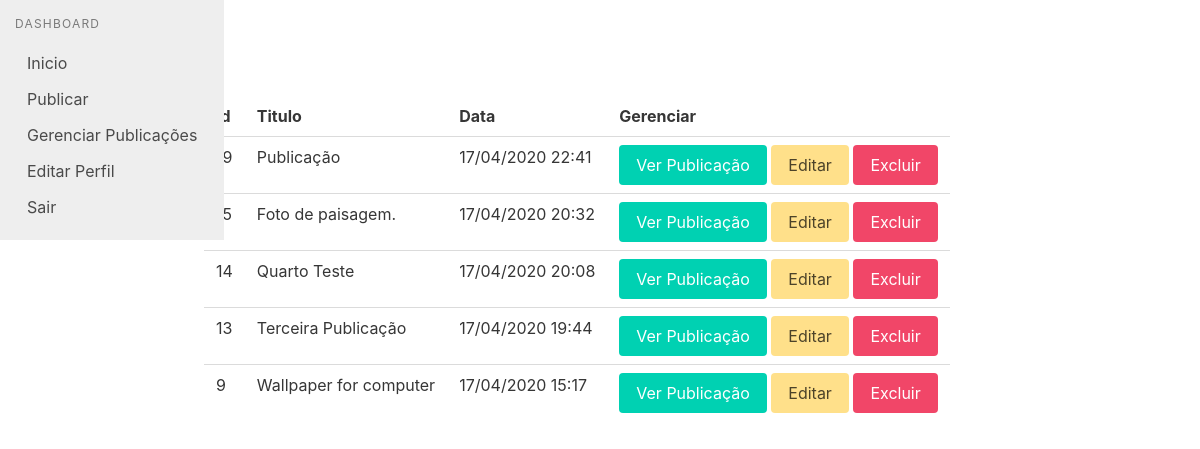
The app's page /admin/gerenciar-posts (signed in) with its own data.
### tables this page shows
CREATE TABLE `posts` (
  `id` int(20) NOT NULL,
  `id_postador` int(20) NOT NULL,
  `titulo` varchar(200) NOT NULL,
  `data` varchar(200) NOT NULL,
  `postagem` text NOT NULL,
  `visitas` int(200) NOT NULL,
  `curtidas` int(200) NOT NULL,
  `imagem` varchar(200) NOT NULL
);

### lib/settings.php (called while the page is built, shortened)
<?php
    $data = date('d/m/Y H:i');
?>

### admin/pags/gerenciar-posts.php (the view, shortened to what this page needs)
<head>
</head>
</section>
<div class="columns">
<div class="column is-2">
<aside class="menu">
  <p class="menu-label">
    Dashboard
  </p>
  <ul class="menu-list">
    <li><a href="../admin/inicio">Inicio</a></li>
    <li><a href="../admin/publicar">Publicar</a></li>
    <li><a href="../admin/gerenciar-posts">Gerenciar Publicações</a></li>
    <li><a href="../admin/perfil">Editar Perfil</a></li>
    <li><a href="../admin/sair">Sair</a></li>
  </ul>
</aside>
</div>
<div class="column is-8">
    <div id="form-publicar">
        <table class="table">
            <tr>
                <th>Id</th>
                <th>Titulo</th>
                <th>Data</th>
                <th>Gerenciar</th>
            </tr>
            <?php
                $query = $con->prepare("SELECT * FROM posts ORDER BY id DESC");
                $query->execute();
                $get = $query->get_result();
                $total = $get->num_rows;
                if($total > 0){
                    while($dados = $get->fetch_array()){
            ?>
            <tr>
            <td><?php echo $dados['id'];?></td>
            <td><?php echo $dados['titulo'];?></td>
            <td><?php echo $dados['data'];?></td>
            <td>
            <a href="../p/<?php echo $dados['id'];?>">
            <button class="button is-primary">Ver Publicação</button>
            </a>
            <a href="../admin/editar-post/<?php echo $dados['id'];?>">
            <button class="button is-warning">Editar</button>
            </a>
            <a href="../admin/deletar-post/<?php echo $dados['id'];?>">
            <button class="button is-danger">Excluir</button>
            </a>
            </td>
            </tr>
                    <?php }}?>
        </table>
    </div>
</div>

### admin/style.css (style rules this page uses)
* { margin:0px; padding: 0px; }

### admin/pags/gerenciar-posts.php (style rules this page uses)
.menu { position: absolute; top:0px; background-color:#eee; padding:15px; }

### records on screen
posts: titulo "Publicação", data "17/04/2020 22:41"
posts: titulo "Foto de paisagem.", data "17/04/2020 20:32"
posts: id "14", titulo "Quarto Teste", data "17/04/2020 20:08"
posts: id "13", titulo "Terceira Publicação", data "17/04/2020 19:44"
posts: id "9", titulo "Wallpaper for computer", data "17/04/2020 15:17"
